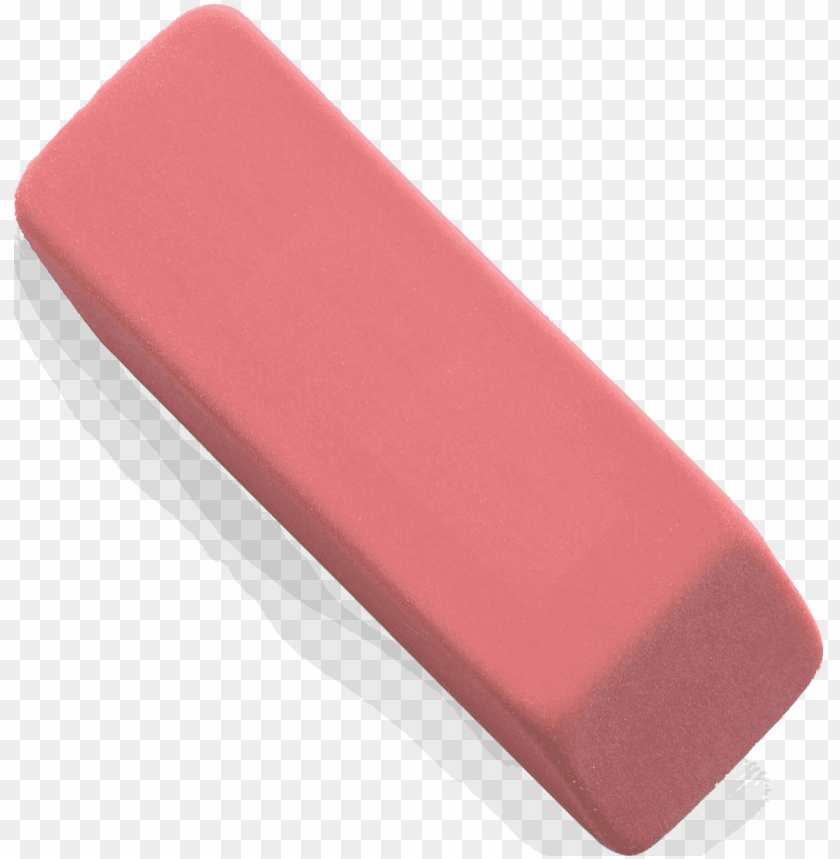
#> input picture eraser.png, 840 x 859 px, given in place of the camera
$ python virtualPen.py
#> lines starting #> are read from the running program, lines starting #| are printed output that depends on the picture; after the words box and inside, x2 and y2 are one past the last pixel; in counts of white or black regions, pixels touching at a corner belong together
import cv2
import numpy as np
import time

# A required callback method that goes into the trackbar function.
def nothing(x):
    pass

# Initializing the webcam feed.
cap = cv2.VideoCapture(1)
cap.set(3,1280)
cap.set(4,720)

# Create a window named trackbars.
cv2.namedWindow("Trackbars")

# Now create 6 trackbars that will control the lower and upper range of
# H,S and V channels. The Arguments are like this: Name of trackbar,
# window name, range,callback function. For Hue the range is 0-179 and
# for S,V its 0-255.
cv2.createTrackbar("L - H", "Trackbars", 0, 179, nothing)
#> slider 'L - H' is set to 35
cv2.createTrackbar("L - S", "Trackbars", 0, 255, nothing)
#> slider 'L - S' is set to 51
cv2.createTrackbar("L - V", "Trackbars", 0, 255, nothing)
#> slider 'L - V' is set to 51
cv2.createTrackbar("U - H", "Trackbars", 179, 179, nothing)
cv2.createTrackbar("U - S", "Trackbars", 255, 255, nothing)
cv2.createTrackbar("U - V", "Trackbars", 255, 255, nothing)


while True:

    # Start reading the webcam feed frame by frame.
    ret, frame = cap.read()
#> frame is the input picture: shape (859, 840, 3); mean B, G, R 191.5, 190.2, 230.2
    if not ret:
        break
    # Flip the frame horizontally (Not required)
    frame = cv2.flip( frame, 1 )
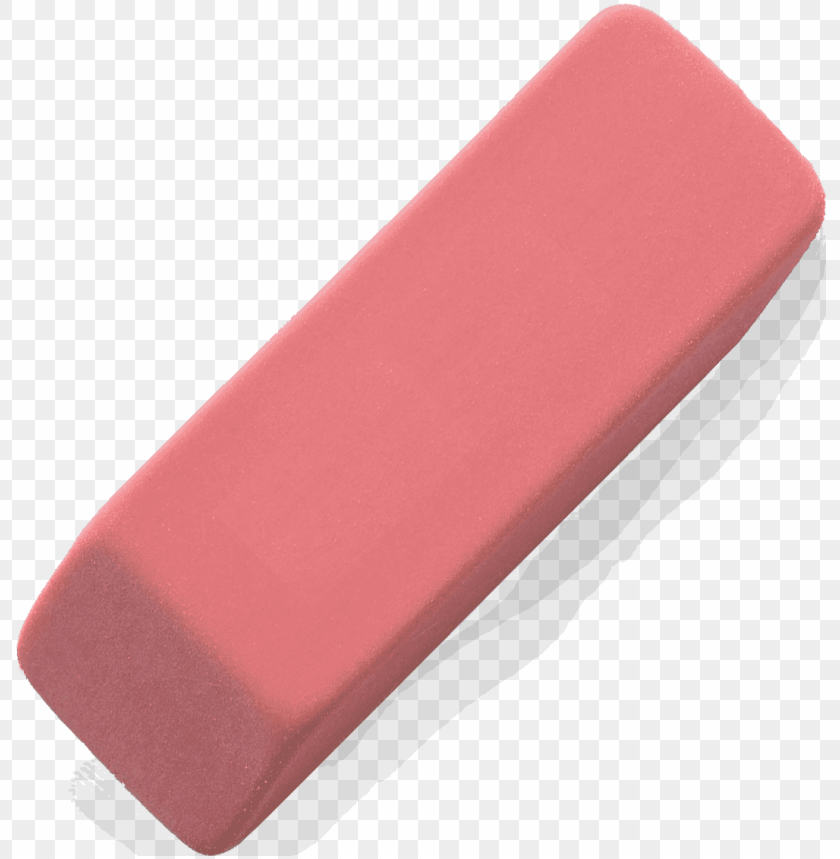
#> frame: shape (859, 840, 3); mean B, G, R 191.5, 190.2, 230.2

    # Convert the BGR image to HSV image.
    hsv = cv2.cvtColor(frame, cv2.COLOR_BGR2HSV)
#> hsv: shape (859, 840, 3); mean H, S, V 68.6, 47.6, 230.2

    # Get the new values of the trackbar in real time as the user changes
    # them
    l_h = cv2.getTrackbarPos("L - H", "Trackbars")
    l_s = cv2.getTrackbarPos("L - S", "Trackbars")
    l_v = cv2.getTrackbarPos("L - V", "Trackbars")
    u_h = cv2.getTrackbarPos("U - H", "Trackbars")
    u_s = cv2.getTrackbarPos("U - S", "Trackbars")
    u_v = cv2.getTrackbarPos("U - V", "Trackbars")

    # Set the lower and upper HSV range according to the value selected
    # by the trackbar
    lower_range = np.array([l_h, l_s, l_v])
    upper_range = np.array([u_h, u_s, u_v])

    # Filter the image and get the binary mask, where white represents
    # your target color
    mask = cv2.inRange(hsv, lower_range, upper_range)
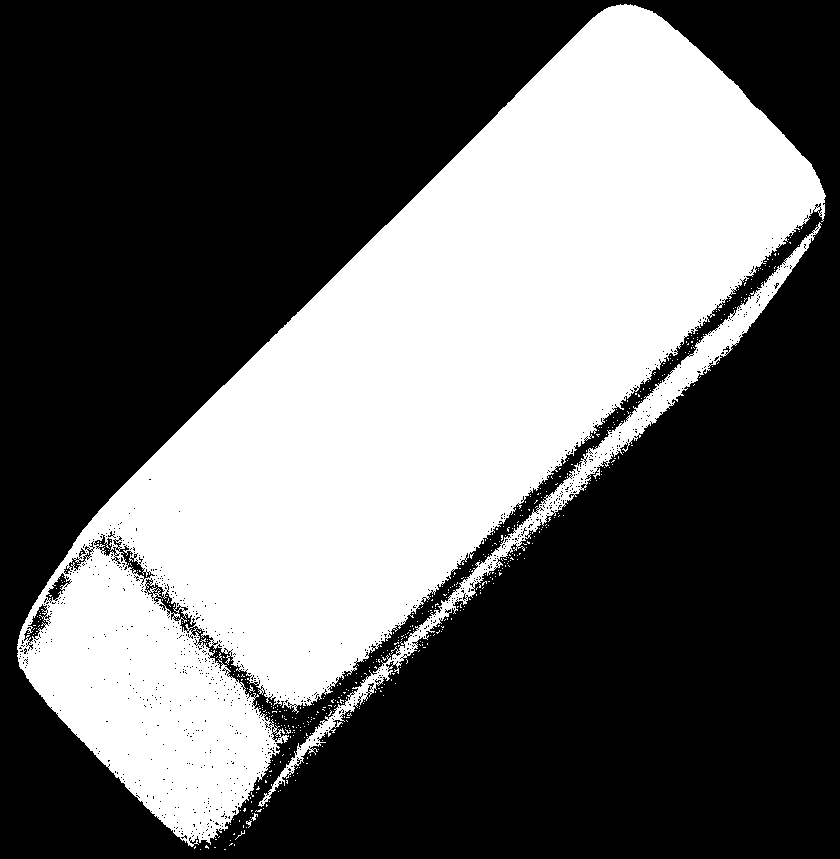
#> mask: shape (859, 840); 38.2% white; 540 white regions (536 under 20 px), largest, box (x1, y1, x2, y2) and area: (17, 4, 826, 847) 263305, (258, 222, 822, 807) 11229, (251, 813, 258, 821) 23, (246, 820, 252, 828) 20

    # You can also visualize the real part of the target color (Optional)
    res = cv2.bitwise_and(frame, frame, mask=mask)
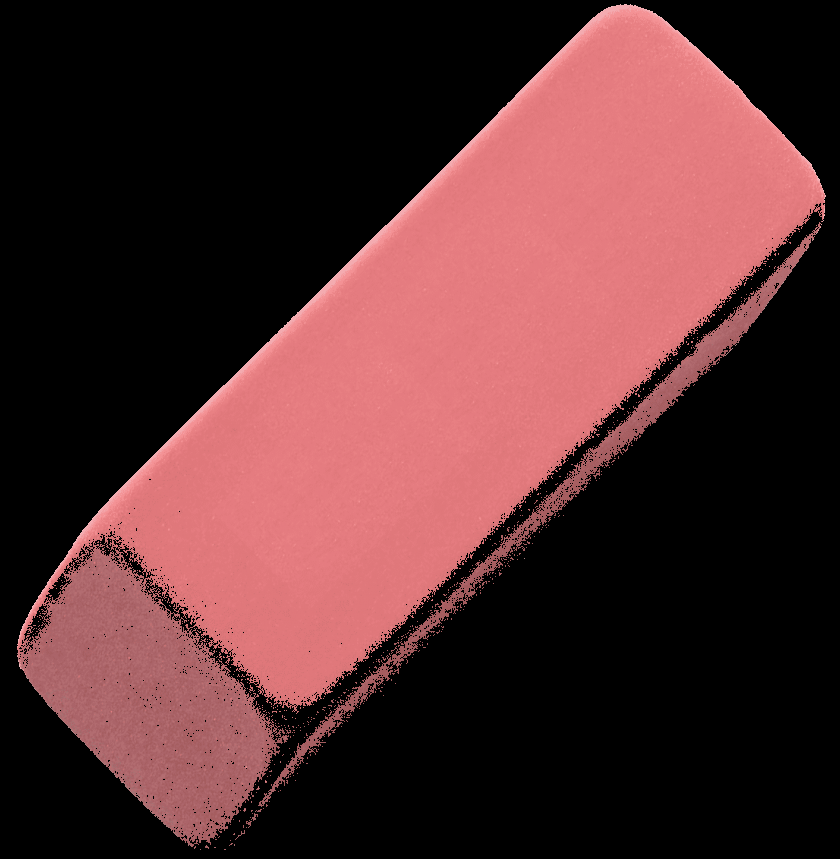
#> res: shape (859, 840, 3); mean B, G, R 47.2, 45.9, 83.1

    # Converting the binary mask to 3 channel image, this is just so
    # we can stack it with the others
    mask_3 = cv2.cvtColor(mask, cv2.COLOR_GRAY2BGR)

    # stack the mask, orginal frame and the filtered result
    stacked = np.hstack((mask_3,frame,res))
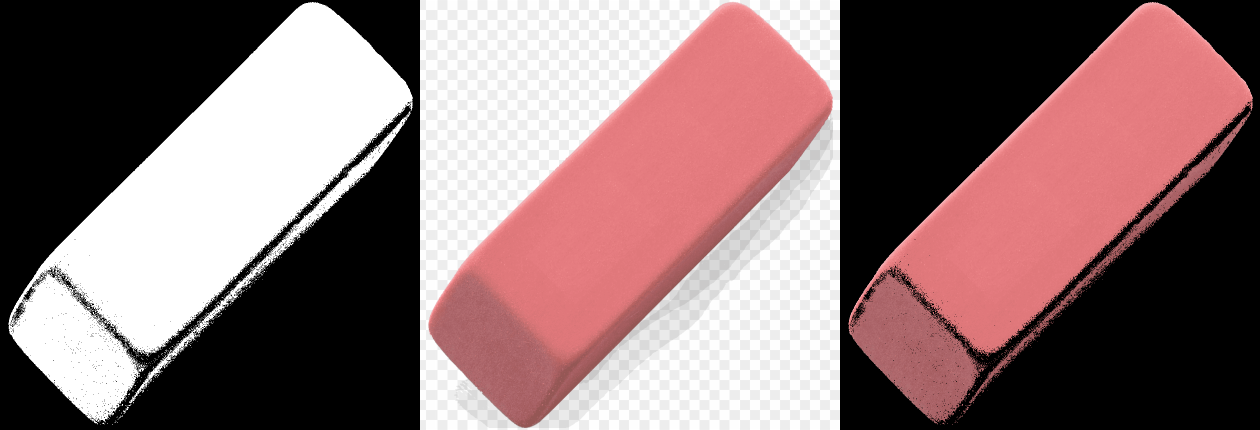
#> stacked: shape (859, 2520, 3) (shown at 1/2 size); mean B, G, R 112.1, 111.1, 136.9

    # Show this stacked frame at 40% of the size.
    cv2.imshow('Trackbars',cv2.resize(stacked,None,fx=0.4,fy=0.4))
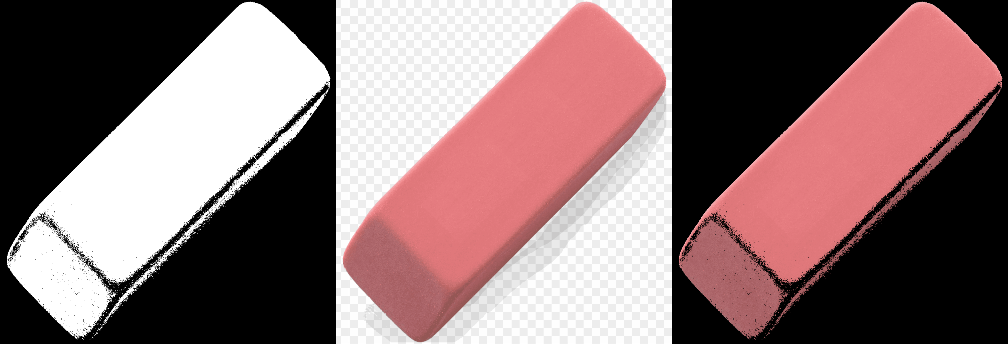
#> window 'Trackbars': shape (344, 1008, 3); mean B, G, R 112, 111.1, 136.8

    # If the user presses ESC then exit the program
    key = cv2.waitKey(1)
#> (key Esc is pressed here)
    if key == 27:
        break

    # If the user presses `s` then print this array.
    if key == ord('s'):

        thearray = [[l_h,l_s,l_v],[u_h, u_s, u_v]]
        print(thearray)

        # Also save this array as penval.npy
        np.save('penval',thearray)
        break

# Release the camera & destroy the windows.
cap.release()
cv2.destroyAllWindows()
